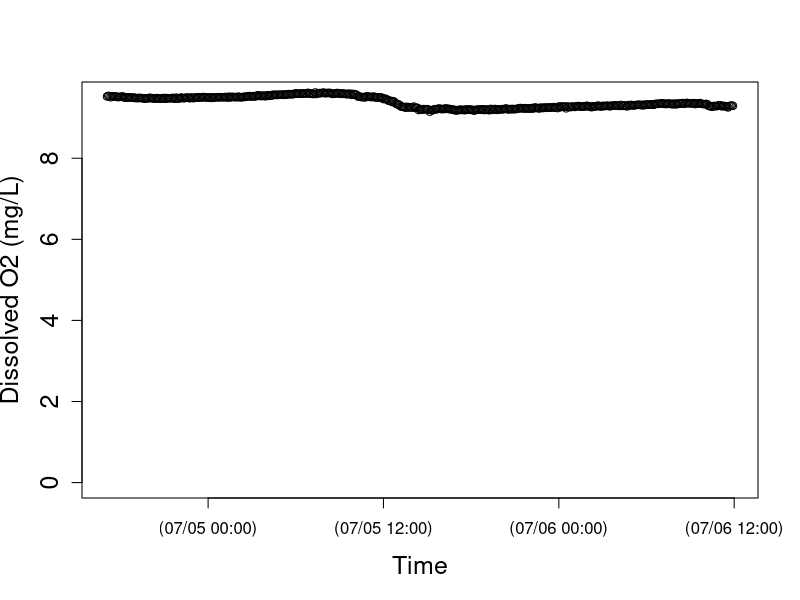
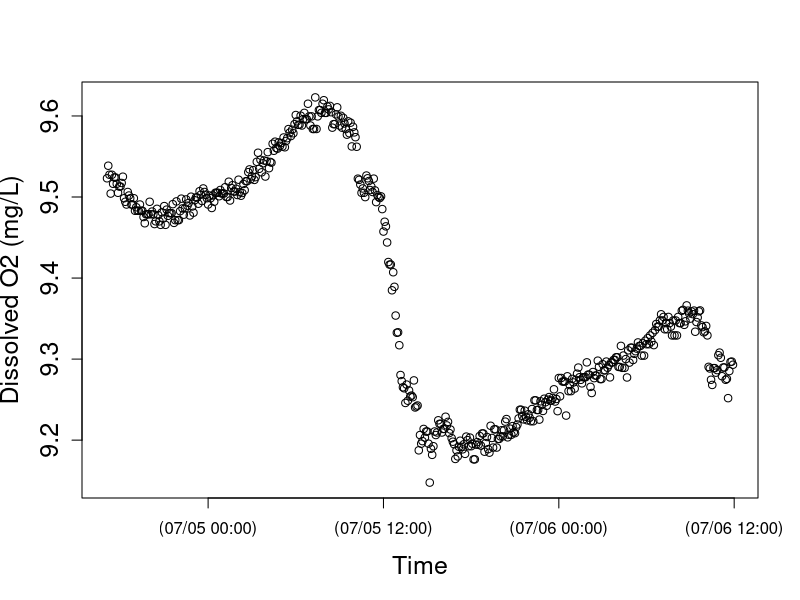

Write R code to recreate these figures, in order. (Note: this script raises an error after producing the figures.)
setwd("N:/Thesis.N/FreshStart_trans/TempLight_trans/TempLightSum18_trans/FI4jul18")
install.packages("chron")
library(chron)
StreamData=read.table("FI4jul18.txt",header=TRUE)  	##time is in seconds since 1970 and in UTC
StreamData$dtime<-chron(StreamData$time/86400)-(7/24)
## Check new chron object dtime and O2 data
## here is where you can target and remove outliers if you want to check before running models 
plot(StreamData$dtime, StreamData$oxy,cex.lab=1.5, cex.axis=1.5, lwd=1,ylim=c(0,9.5), xlab="Time",ylab="Dissolved O2 (mg/L)")
plot(StreamData$dtime, StreamData$oxy,cex.lab=1.5, cex.axis=1.5, lwd=1, xlab="Time",ylab="Dissolved O2 (mg/L)")

# END data important and management
# [2] LOAD O2 SATURATION FUNCTION

osat<- function(temp, bp) {
  
  tstd<-log((298.15-temp) / (273.15 + temp))
  
  a0<-2.00907
  a1<-3.22014
  a2<-4.0501
  a3<-4.94457
  a4<- -0.256847
  a5<- 3.88767
  
  u<-10^(8.10765-(1750.286/(235+temp)))
  
  sato<-(exp(a0 + a1*tstd + a2*tstd^2 + a3*tstd^3 + a4*tstd^4+a5*tstd^5))*((bp-u)/(760-u))*1.42905
  sato
}

#end of function
# END loading O2 SAT calc #
# [3] LOAD BAROMETRIC PRESSURE FUNCTION
## Function to correct barometric pressure for altitude. From Colt (2012).
## This function gives bp in mmHg for altitude given nearby measurement of standardized barometric pressure. 
## temp is degC 
## alt is m
## bpst is in inches of Hg and the sort of data you will find from U.S. weather stations.  Delete the *25.4 if you in the rest of the world where pressure is given in metric units
####function returns mm of Hg
bpcalc<- function(bpst, alt) {
  bpst*25.4*exp((-9.80665*0.0289644*alt)/(8.31447*(273.15+15)))
}
#end of function
# END loading BP calc function ####### 
# [4] LOAD GAS EXCHANGE (K) FUNCTIONS
# NOTE: The functions you use will depend on the methods used to estimate K (O2, propane, SF6). The temperature correction (Kcor) is embedded in the models below, but the Kcor function must be loaded into R before running the model.
# UNITS are day^(-1)
## This code does the opposite of Kcor below; it estimates K600 for KO2 at a given temperature. From Wanninkhof (1992).
K600fromO2<-function (temp, KO2) {
  ((600/(1800.6 - (120.1 * temp) + (3.7818 * temp^2) - (0.047608 * temp^3)))^-0.5) * KO2
}
#end of function
# This calculates K600 from K measured in a propane addition. From Raymond et al. (2012).
K600frompropane<-function (temp, Kpropane) {
  ((600/(2864 - (154.14 * temp) + (3.791 * temp^2) - (0.0379 * temp^3)))^-0.5) * Kpropane
}
#end of function
# This calculates K600 from K measured in a SF6 addition. From Raymond et al. (2012).
K600fromSF6<-function(temp, KSF6) {
  ((600/(3255.3-(217.13*temp)+(6.837*temp^2)-(0.08607*temp^3)))^-0.5)*KSF6
}
#end of function
# This function calculates KO2 at any given tempertaure from K600. via schmidt number scaling.  The scaling equation if From JÃ¤hne et al. (1987), Schmidt number conversions from Wanninkhof et al. 1992.
Kcor<-function (temp,K600){
  K600/(600/(1800.6-(temp*120.1)+(3.7818*temp^2)-(0.047608*temp^3)))^-0.5
}
#end of function
# END loading K functions
# [5] NIGHTTIME REGRESSION to estimate K -- OPTIONAL
### nighttime regression code to estimate K. Approach as in Hornberger and Kelly (1975).
## o2 file is your oxygen data (defined in subsetting)
## bp is barometric pressure in mm Hg for your site, 
## ts is the time step in MINUTES (not days as in metabolism code below)

nightreg<-function(o2file, bp, ts){
  
  temp<-o2file$temp
  oxy<-o2file$oxy
  
  # moving average on oxy data
  oxyf1<-filter(o2file$oxy,rep(1/3,3), sides=2)
  
  # trim the ends of the oxy data
  oxyf2<- oxyf1[c(-1,-length(oxyf1))]
  
  # calculate delO/delt; convert to units of days by ts in min-1*1440
  deltaO2<-((oxyf2[-1]-oxyf2[-length(oxyf2)])/ts)*1440
  
  # Trim the first two and last one from the temp data to match the filter oxy data
  temptrim<-temp[c(-2:-1,-length(temp))]
  
  # calc the dodef
  satdef<-osat(temptrim,bp)-oxyf2[-1]
  
  # fit linear model and plot using linear model fitting (lm) and abline functions in R stats package
  nreg<-lm(deltaO2~satdef)
  plot(satdef,deltaO2)
  abline(nreg)
  
  # use coef function in R stats package to get lm coefficients
  coeff<-coef(nreg)
  
  # output gives lm coeff and K600 (converted from nighttime regression estimate of KO2)
  out<-list(coeff, K600fromO2(mean(temp), coeff[2]))
  out
  
}
#end of function
# NOTE: this approach works better for some sites/dates than others; always check that your model fit is good and that your K600 estimate makes sense!
#Call as:  The first argument in the function defines when to pull data.  In this case on 10/27/204 (for spring creek) between 18:05 and 23:00

nightreg(StreamData[StreamData$dtime>=as.numeric(chron(dates="07/19/17", times="18:10:00")) & StreamData$dtime<=as.numeric(chron(dates="07/21/17", times="10:00:00")), ], bp=660, ts=10)
# END nighttime regression calculation of K #
# check that light makes sense
plot(StreamData$dtime, StreamData$light,cex.lab=1.5, cex.axis=1.5, lwd=1, xlab="Time",ylab="PAR (umol photons/s/m2)")
# END light
# [7] MODEL v1 - RIVERMETABK; solves for GPP, ER, AND K
##
# [7a] LOAD RIVERMETABK functions
###########################################

## VERSION 1 of possible metabolism model

##### now estimate metabolism

## parameter names (and units) for BOTH rivermetab functions (solving for or fixing K600):
## oxy.mod = modeled O2 (mg/L)
## oxy = O2 data (mg/L)
## MET[1] = GPP = estimated daily gross primary production (g O2 m-2 d-1); + flux of O2 production
## MET[2] = ER = estimated daily ecosystem respiration (g O2 m-2 d-1); - flux of O2 consumption 
## MET[3] = K = estimated K600 (d-1)
## z = estimated site depth (m)
## Kcor = KO2 corrected for temperature, calculated from K600 (d-1)
## bp = barometric pressure (mmHg)
## temp = water temperature (C)
## light = PAR data (or modlight from above light function)
## ts = time step of O2 data from logger (10 min intervals --> units are day, so 10/1440=0.06944)

# Model to calculate GPP, ER and K simultaneously
# This model is advantageous in the sense that one can estimate K from the data, but beware that it may be an overparameterized model.  
# Note that you have the opportunity below to use your light data or modeled light (here as data$light estimated for spring creek and french creek with the light model function above). You decide and modify the function and data names accordingly.

# rivermetabK is the master function that calls the MLE function (onestationmleK) and plotting function (onestationplot) below
rivermetabK<-function(o2file, z, bp, ts){
  
  ##pull data out of loaded o2file (subset in CALL function) and give it a name. 
  temp<-o2file$temp
  oxy<-o2file$oxy
  light<-o2file$light
  
  ##This calls onestationmleK (below) to calculate metabolism by non-linear minimization. We use nlm() function in R stats package; for more information see "help(nlm)"  The first argument is the function to be minimized, the second defines the starting values.  The function that is minimized (onestationmleK, see below) always has as its first argument, a vector of parameters (MET), and second argument a vector of starting values for those parameters, p=c(3,-5, 10).
  
  river.mle<-nlm(onestationmleK, p=c(3,-5, 10), oxy=oxy, z=z,temp=temp,light=light, bp=bp, ts=ts)
  
  ##plot modeled and measaured O2 given MLE estimates of GPP, ER, and K600.  It calls a function below onestationplot()
  
  onestationplot(GPP=river.mle$estimate[1], ER=river.mle$estimate[2],oxy=oxy,z=z,temp=temp,light=light, K=river.mle$estimate[3], bp=bp, ts=ts)
  
  ##return GPP, ER, K600, and MLE values
  b <- list(GPP=river.mle$estimate[1], ER=river.mle$estimate[2], K600=river.mle$estimate[3], neglogL=river.mle$minimum[1])
  b
}
# end of function
# This function returns the negative log likelihood value given O2 data and estimates of GPP, ER, and K (which is vector MET); is included in master rivermetabK function above
onestationmleK<-function(MET,temp, oxy, light, z, bp, ts) {
  
  # create new vector for modeled O2
  oxy.mod<-numeric(length(data))
  # give starting value from oxygen data; this is the only time O2 data is used to model GPP and ER
  oxy.mod[1]<-oxy[1]
  
  # this is the metabolism equation as in Van de Bogert et al 2007 L&OMethods
  for (i in 2:length(oxy)) {oxy.mod[i]<-oxy.mod[i-1]+((MET[1]/z)*(light[i]/sum(light)))+ MET[2]*ts/z+(Kcor(temp[i],MET[3]))*ts*(osat(temp[i],bp)-oxy.mod[i-1]) }
  
  ##below is MLE calculation; output is -log likelihood
  # diff in measured and modeled O2
  sqdiff<-(oxy-oxy.mod)^2 
  # likelihood function
  L <- length(oxy) * (log(((sum(sqdiff)/length(oxy))^0.5))+0.5*log(6.28)) + ((2*sum(sqdiff)/length(oxy))^-1) * sum(sqdiff)
  L
}
# end of function
# this function plots modeled O2 and O2 data from estimates of daily GPP, ER, and K; is included in master rivermetabK function above
# Calls same metabolism equation as in mle function, but plots modeled O2 as a function of GPP, ER, and K estimates from mle
# use this to visually assess your model estimates (should be good agreement between modeled and measured O2)
onestationplot<-function(GPP, ER, oxy, z, temp, K, light, bp, ts) {
  
  oxy.mod<-numeric(length(oxy))
  oxy.mod[1]<-oxy[1]
  
  # this is the metabolism equation as in Van de Bogert et al (2007) L&OMethods
  for (i in 2:length(oxy)) { oxy.mod[i]<-oxy.mod[i-1]+((GPP/z)*(light[i]/sum(light)))+ ER*ts/z+(Kcor(temp[i],K))*ts*(osat(temp[i],bp)-oxy.mod[i-1]) }
  
  plot(seq(1:length(oxy)),oxy.mod, type="l",xlab="Time", ylab="Dissolved oxygen  (mg/L)", cex.lab=1.5, cex.axis=1.5, lwd=2 )
  points(seq(1:length(oxy)),oxy)
}
# end of function

####### END LOADING rivermetabK function #
# [7b] CALL RIVERMETABK function
###########################################

## Call as:  z is depth in m, bp is im mmHg, ts is time steps in days.

# for spring creek data; 10/28/14
rivermetab<-function(o2file, z, bp, ts, K){
  
  ##pull data out of loaded o2file (subset in CALL function) and give it a name. 
  temp<-o2file$temp
  oxy<-o2file$oxy
  light<-o2file$light
  
  ##calculate metabolism by non linear minimization of MLE function (below)
  river.mle<-nlm(onestationmle, p=c(3,-5), oxy=oxy, z=z,temp=temp,light=light, bp=bp, ts=ts, K=K)
  
  ##plot data; uses same plot function as given for rivermetabK above (relisted below to keep each model as own unit)
  onestationplot(GPP=river.mle$estimate[1], ER=river.mle$estimate[2],oxy=oxy,z=z,temp=temp,light=light, K=K, bp=bp, ts=ts)
  
  ##return GPP, ER, and MLE value
  b<-list(GPP= river.mle$estimate[1], ER= river.mle$estimate[2],  neglogL= river.mle$minimum[1])
  b
}
# end of function

# function returns the likelihood value given O2 data and estimates of GPP, ER (which is vector MET); is included in master rivermetab function above; K600 is fixed
onestationmle<-function(MET,temp, oxy, light, z, bp, ts, K) {
  
  oxy.mod<-numeric(length(data))
  oxy.mod[1]<-oxy[1]
  
  # this is the metabolism equation as in Van de Bogert et al 2007 L&OMethods
  for (i in 2:length(oxy)) {oxy.mod[i]<-oxy.mod[i-1]+((MET[1]/z)*(light[i]/sum(light)))+ MET[2]*ts/z+(Kcor(temp[i],K))*ts*(osat(temp[i],bp)-oxy.mod[i-1]) }
  
  ## below is MLE calculation; output is likelihood
  # diff in measured and modeled O2
  sqdiff<-(oxy-oxy.mod)^2 
  # likelihood function
  L <- length(oxy)*(log(((sum(sqdiff)/length(oxy))^0.5)) +0.5*log(6.28)) + ((2*sum(sqdiff)/length(oxy))^-1)*sum(sqdiff)
  L
}
#end of function

# (As in rivermetabK)
# this function plots modeled O2 and O2 data from estimates of daily GPP and ER; is included in master rivermetab function above
# Calls same metabolism equation as in mle function, but plots modeled O2 as a function of GPP, ER estimates from mle
# use this to visually assess your model estimates (should be good agreement between modeled and measured O2)
onestationplot<-function(GPP, ER, oxy, z, temp, K, light, bp, ts) {
  
  oxy.mod<-numeric(length(oxy))
  oxy.mod[1]<-oxy[1]
  
  # this is the metabolism equation as in Van de Bogert et al (2007) L&OMethods
  for (i in 2:length(oxy)) { oxy.mod[i]<-oxy.mod[i-1]+((GPP/z)*(light[i]/sum(light)))+ ER*ts/z+(Kcor(temp[i],K))*ts*(osat(temp[i],bp)-oxy.mod[i-1]) }
  
  plot(seq(1:length(oxy)),oxy.mod, type="l",xlab="Time", ylab="Dissolved oxygen  (mg/L)", cex.lab=1.5, cex.axis=1.5, lwd=2 )
  points(seq(1:length(oxy)),oxy)
  
  print(summary(lm(oxy~oxy.mod)))
  
  
}
# end of function
####### END loading rivermetab function ####### 
## Call as:  z is depth in m, bp is im mmHg, ts is time steps in days.

# 5 MIN timestep!! literature k600 values based on slope
rivermetab(o2file=StreamData[StreamData$dtime>=as.numeric(chron(
  dates="07/04/18", times="17:10:00")) & StreamData $dtime<=as.numeric(chron(
    dates="07/06/18", times="12:00:00")), ], 
  z=0.040, 
  bp=725, 
  ts=0.0034722, 
  K=118.995357)
# 10 MIN timestep!! literature k600 values based on slope
rivermetab(o2file=StreamData[StreamData$dtime>=as.numeric(chron(
  dates="07/04/18", times="17:10:00")) & StreamData $dtime<=as.numeric(chron(
    dates="07/06/18", times="12:00:00")), ], 
  z=0.040, 
  bp=725, 
  ts=0.0069444, 
  K=118.995357)

# 5 MIN timestep!! my derived k600 values based on velocity
rivermetab(o2file=StreamData[StreamData$dtime>=as.numeric(chron(
  dates="07/04/18", times="17:10:00")) & StreamData $dtime<=as.numeric(chron(
  dates="07/06/18", times="12:00:00")), ], 
  z=0.040, 
  bp=725, 
  ts=0.0034722, 
  K=31.5741919)
# 10 MIN timestep!! my derived k600 values based on velocity
rivermetab(o2file=StreamData[StreamData$dtime>=as.numeric(chron(
  dates="07/04/18", times="17:10:00")) & StreamData $dtime<=as.numeric(chron(
    dates="07/06/18", times="12:00:00")), ], 
  z=0.040, 
  bp=725, 
  ts=0.0069444, 
  K=31.5741919)

# 5 MIN timestep!! full model as is 
rivermetabK(o2file=StreamData[ StreamData $dtime>=as.numeric(chron(
  dates="07/04/18", times="17:10:00")) & StreamData $dtime<=as.numeric(chron(
  dates="07/06/18", times="12:00:00")), ], 
  z=0.040, 
  bp=725, 
  ts=0.003472)
